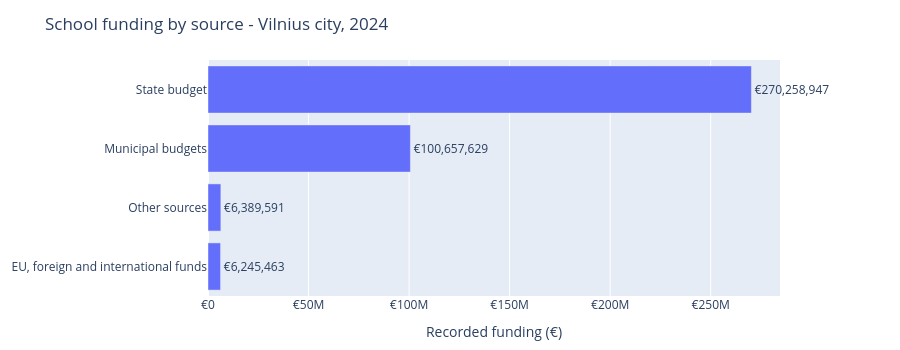

Write notebook code for a chart like this one.
### Code cell
import plotly.express as px

figure = px.bar(
    funding_by_source,
    x="suma",
    y="source",
    orientation="h",
    text=[f"€{amount:,.0f}" for amount in funding_by_source["suma"]],
    labels={
        "suma": "Recorded funding (€)",
        "source": "Funding source",
    },
)

figure.update_traces(
    textposition="outside",
    cliponaxis=False,
)

figure.update_layout(
    title=f"School funding by source - Vilnius city, {year}",
    height=350,
    margin=dict(l=20, r=120, t=60, b=40),
)

figure.update_xaxes(
    tickprefix="€",
    tickformat="",
    exponentformat="B",
)

figure.update_yaxes(
    categoryorder="array",
    categoryarray=funding_by_source["source"].tolist(),
    autorange="reversed",
    title=None,
)

figure.show(config={"staticPlot": True, "displayModeBar": False})

### Figure 1 — Plotly figure (JSON) as saved in the notebook; plotly's stock layout.template omitted (floating-point values rounded to 4 significant figures)
{"data": [{"cliponaxis": false, "hovertemplate": "Recorded funding (€)=%{x}<br>Funding source=%{y}<br>text=%{text}<extra></extra>", "legendgroup": "", "marker": {"color": "#636efa", "pattern": {"shape": ""}}, "name": "", "orientation": "h", "showlegend": false, "text": ["€270,258,947", "€100,657,629", "€6,389,591", "€6,245,463"], "textposition": "outside", "type": "bar", "x": [270300000.0, 100700000.0, 6390000.0, 6245000.0], "xaxis": "x", "y": ["State budget", "Municipal budgets", "Other sources", "EU, foreign and international funds"], "yaxis": "y"}], "layout": {"barmode": "relative", "height": 350, "legend": {"tracegroupgap": 0}, "margin": {"b": 40, "l": 20, "r": 120, "t": 60}, "title": {"text": "School funding by source - Vilnius city, 2024"}, "xaxis": {"anchor": "y", "domain": [0, 1], "exponentformat": "B", "tickformat": "", "tickprefix": "€", "title": {"text": "Recorded funding (€)"}}, "yaxis": {"anchor": "x", "autorange": "reversed", "categoryarray": ["State budget", "Municipal budgets", "Other sources", "EU, foreign and international funds"], "categoryorder": "array", "domain": [0, 1], "title": {}}}}
